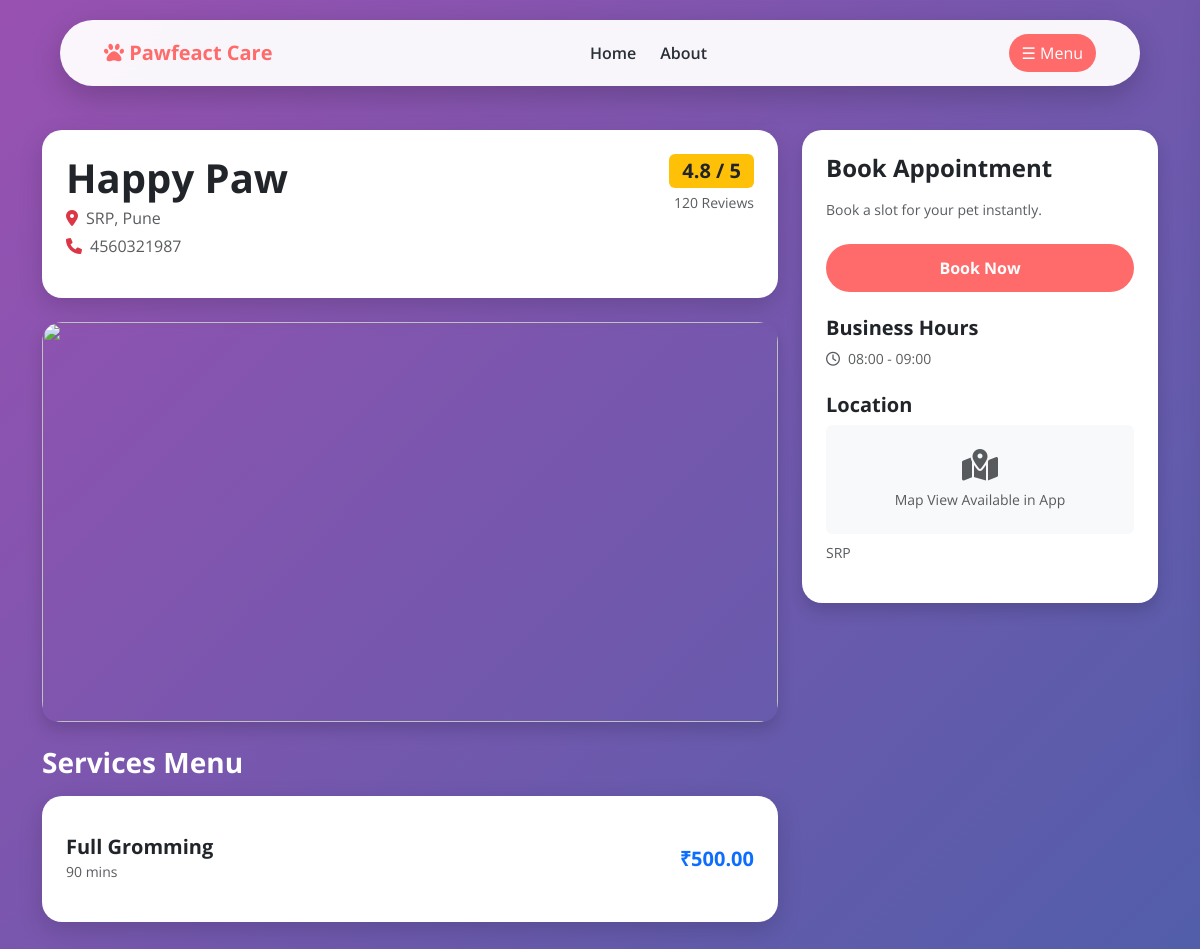
The page /salondetail?id=1 on the database its author committed.
### app.py (models this page shows, shortened)
class Salon(db.Model):
    id = db.Column(db.Integer, primary_key=True)
    name = db.Column(db.String(100))
    open_hours = db.Column(db.String(50))
    close_hours= db.Column(db.String(50))
    tagline = db.Column(db.String(200))
    description = db.Column(db.Text)
    address = db.Column(db.String(200))
    city = db.Column(db.String(50))
    phone = db.Column(db.String(20))
    image = db.Column(db.String(200))

class Service(db.Model):
    id = db.Column(db.Integer, primary_key=True)
    salon_id = db.Column(db.Integer, db.ForeignKey('salon.id'), nullable=False)
    service_name = db.Column(db.String(100))
    price = db.Column(db.Float)
    duration = db.Column(db.Integer)

### app.py (the view)
@app.route("/salondetail")
def detilssalon():
    id = int(request.args.get('id'))
    salon = Salon.query.get_or_404(id)
    services = Service.query.filter_by(salon_id=id).all()
    return render_template('user/salondetail.html', salon=salon, services=services)

### templates/user/salondetail.html (shortened to what this page needs)
<!DOCTYPE html>
<html lang="en">
<head>
    <link href="https://cdn.jsdelivr.net/npm/bootstrap@5.3.0/dist/css/bootstrap.min.css" rel="stylesheet">
    <link rel="stylesheet" href="https://cdnjs.cloudflare.com/ajax/libs/font-awesome/6.0.0/css/all.min.css">
</head>
<body>
    <div class="live-bg-wrapper" id="paw-container"></div>
    <nav class="navbar navbar-expand-lg">
        <div class="container-fluid">
            <a class="navbar-brand fw-bold" href="/" style="color: var(--primary-color) !important;">
                <i class="fas fa-paw"></i> Pawfeact Care
            </a>
            <div class="d-none d-lg-flex gap-4 mx-auto fw-semibold">
                <a href="index.html" class="nav-link">Home</a>
                <a href="about.html" class="nav-link">About</a>
            </div>
            <button class="btn" style="background: var(--primary-color); color: white; border-radius: 50px;" onclick="openMenu()">☰ Menu</button>
        </div>
    </nav>
    <div class="container main-content">
        <div class="row g-4"> <div class="col-lg-8">
                <div class="card p-4 mb-4">
                    <div class="d-flex justify-content-between">
                        <div>
                            <h1 class="fw-bold mb-1">{{ salon.name }}</h1>
                            <p class="text-muted mb-1"><i class="fas fa-map-marker-alt me-2 text-danger"></i>{{ salon.address }}, {{ salon.city }}</p>
                            <p class="text-muted"><i class="fas fa-phone me-2 text-danger"></i>{{ salon.phone or "Not Available" }}</p>
                        </div>
                        <div class="text-end">
                            <span class="badge bg-warning text-dark fs-5">4.8 / 5</span>
                            <p class="small text-muted mt-1">120 Reviews</p>
                        </div>
                    </div>
                </div>
                <div id="salonCarousel" class="carousel slide mb-4" data-bs-ride="carousel">
                    <div class="carousel-inner rounded-4 shadow">
                        <div class="carousel-item active">
                            <img src="https://images.unsplash.com/photo-1516734212186-a967f81ad0d7" class="d-block w-100">
                        </div>
                    </div>
                </div>
                <h3 class="text-white mb-3 fw-bold">Services Menu</h3>
                <div class="card p-4 mb-5">
                    {% for service in services %}
                    <div class="service-item d-flex justify-content-between align-items-center">
                        <div>
                            <h5 class="fw-bold mb-0">{{ service.service_name }}</h5>
                            <small class="text-muted">{{ service.duration }} mins</small>
                        </div>
                        <div class="fw-bold text-primary fs-5">₹{{ "%.2f"|format(service.price) }}</div>
                    </div>
                    {% else %}
                    <p class="text-center py-4">No services listed for this salon.</p>
                    {% endfor %}
                </div>
            </div>
            <div class="col-lg-4">
                <div class="card p-4 sticky-top shadow" style="top: 130px;">
                    <h4 class="fw-bold mb-3">Book Appointment</h4>
                    <p class="text-muted small mb-4">Book a slot for your pet instantly.</p>
                    <a href="/book/{{ salon.id }}" class="btn btn-primary-custom w-100 mb-4">Book Now</a>
                    <h5 class="fw-bold mb-2">Business Hours</h5>
                    <p class="small mb-4 text-muted">
                        <i class="far fa-clock me-2"></i>{{ salon.open_hours or "9:00 AM" }} - {{ salon.close_hours or "8:00 PM" }}
                    </p>
                    <h5 class="fw-bold mb-2">Location</h5>
                    <div class="bg-light rounded text-center py-4 mb-2">
                        <i class="fas fa-map-marked-alt fa-2x text-muted mb-2"></i>
                        <p class="small text-muted mb-0">Map View Available in App</p>
                    </div>
                    <p class="small text-muted">{{ salon.address }}</p>
                </div>
            </div>
        </div>
    </div>
</body>
</html>

### templates/user/salondetail.html (style rules this page uses)
:root { --primary-blue: #5D5FEF; --light-lavender: #DDE2FF; --emerald-green: #109362; --gold-yellow: #FFC107; --dark-text: #292F36; --gray-sub: #A0A0C0; --primary-color: #FF6B6B; --secondary-color: #4ECDC4; }
body { font-family: 'Open Sans', sans-serif; background: linear-gradient(135deg, #9951b1, #515eaa); min-height: 100vh; margin: 0; color: var(--dark-text); }
.navbar { margin-top: 20px; padding: 0.8rem 2rem; background: rgba(255, 255, 255, 0.95); backdrop-filter: blur(15px); border-radius: 50px; box-shadow: 0 10px 30px rgba(0, 0, 0, 0.2); width: 90%; left: 50%; transform: translateX(-50%); position: fixed; z-index: 1100; }
.main-content { padding-top: 130px; position: relative; z-index: 1; }
.card { border-radius: 20px; border: none; box-shadow: 0 8px 24px rgba(0,0,0,0.15); }
.btn-primary-custom { background: var(--primary-color); border: none; color: white; padding: 12px 25px; border-radius: 50px; font-weight: 700; transition: 0.3s; }
.carousel-item img { height: 400px; object-fit: cover; border-radius: 20px; }
.service-item { padding: 15px 0; border-bottom: 1px solid #eee; }
.service-item:last-child { border-bottom: none; }
.live-bg-wrapper { position: fixed; inset: 0; z-index: -1; overflow: hidden; pointer-events: none; }

### rows shown on the page
Salon: name "Happy Paw", address "SRP", city "Pune", phone "4560321987", open_hours "08:00", close_hours "09:00"
Service: service_name "Full Gromming", duration "90", price "500.00"
